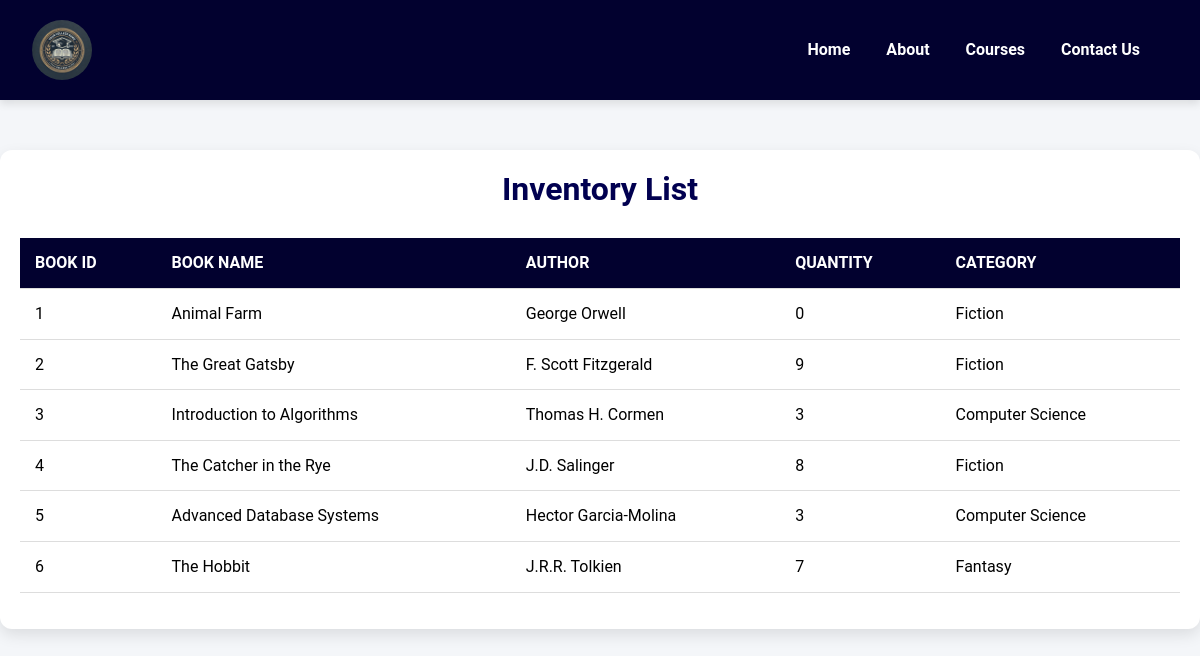
Screenshot of /show-inventory/ with the database file from the repository.
### dbms/models.py (models this page shows, shortened)
class LibraryInventory(models.Model):
    id = models.AutoField(primary_key=True)
    book_name = models.CharField(max_length=255)
    author = models.CharField(max_length=255)
    quantity = models.IntegerField()
    category = models.CharField(max_length=255)

### dbms/views.py (the view)
# urls.py: path('show-inventory/', show_inventory, name='show_inventory'),
def show_inventory(request):
    inventory = LibraryInventory.objects.all()  # Fetch all inventory entries
    context = {
        'inventory': inventory,
    }
    return render(request, 'show_inventory.html', context)

### templates/show_inventory.html (shortened to what this page needs)
{%load static%}
<!DOCTYPE html>
<html lang="en">
<head>
    <link rel="stylesheet" href="https://cdn.jsdelivr.net/npm/bootstrap@5.3.3/dist/css/bootstrap.min.css" />
    <link rel="stylesheet" href="https://cdn.jsdelivr.net/npm/bootstrap@5.3.3/dist/css/bootstrap.min.css" />
    <link rel="stylesheet" href="{% static 'lib.css' %}" />
</head>
<body>
    <nav class="navbar navbar-expand-lg">
        <div class="container-fluid">
            <a class="navbar-brand" href="#">
                <img src="{% static 'images/logo.png' %}" alt="College Logo" />
            </a>
            <div class="collapse navbar-collapse" id="navbarNav">
                <ul class="navbar-nav ms-auto">
                    <li class="nav-item">
                        <a class="nav-link" href="{% url 'home' %}"> <b>Home</b></a>
                    </li>
                    <li class="nav-item">
                        <a class="nav-link" href="{% url 'about' %}"> <b>About</b></a>
                    </li>
                    <li class="nav-item">
                        <a class="nav-link" href="{% url 'show_courses' %}"> <b>Courses</b></a>
                    </li>
                    <li class="nav-item">
                        <a class="nav-link" href="{% url 'contact' %}"> <b>Contact Us</b></a>
                    </li>
                </ul>
            </div>
        </div>
    </nav>
    <div class="container">
        <h2>Inventory List</h2>
        <table class="table">
            <thead>
                <tr>
                    <th>Book ID</th>
                    <th>Book Name</th>
                    <th>Author</th>
                    <th>Quantity</th>
                    <th>Category</th>
                </tr>
            </thead>
            <tbody>
                {% for book in inventory %}
                <tr>
                    <td>{{ book.id }}</td>
                    <td>{{ book.book_name }}</td>
                    <td>{{ book.author }}</td>
                    <td>{{ book.quantity }}</td>
                    <td>{{ book.category }}</td>
                </tr>
                {% endfor %}
            </tbody>
        </table>
    </div>
</body>
</html>

### dbms/static/lib.css (style rules this page uses)
*, *::before, *::after { box-sizing: border-box; margin: 0; padding: 0; }
body { background-color: #f4f6f9; font-family: "Roboto", sans-serif; color: #333; line-height: 1.6; font-size: 16px; }
.navbar { background-color: #02012f; padding: 15px 20px; box-shadow: 0 4px 8px rgba(0, 0, 0, 0.1); }
.navbar-brand { display: flex; align-items: center; }
.navbar-brand img { height: 60px; border-radius: 50%; margin-right: 10px; }
.nav-link { color: #ffffff !important; margin-right: 20px; font-size: 1rem; font-weight: 500; transition: color 0.3s ease; }

### templates/show_inventory.html (style rules this page uses)
.container { max-width: 1200px; margin: 50px auto; padding: 20px; background-color: #ffffff; border-radius: 12px; box-shadow: 0 6px 15px rgba(0, 0, 0, 0.1); }
body { font-family: "Roboto", sans-serif; }
.table { width: 100%; border-collapse: collapse; margin-top: 20px; text-align: left; background-color: #f4f6f9; }
.table th, .table td { padding: 12px 15px; border-bottom: 1px solid #ddd; }
.table th { background-color: #02012f; color: #ffffff; font-weight: 700; text-transform: uppercase; }
.table tbody tr:nth-child(even) { background-color: #f9f9f9; }
h2 { text-align: center; color: #010050; font-size: 2rem; margin-bottom: 30px; font-weight: 600; }

### rows the page displays
LibraryInventory: id "1", book_name "Animal Farm", author "George Orwell", quantity "0", category "Fiction"
LibraryInventory: id "2", book_name "The Great Gatsby", author "F. Scott Fitzgerald", quantity "9", category "Fiction"
LibraryInventory: id "3", book_name "Introduction to Algorithms", author "Thomas H. Cormen", quantity "3", category "Computer Science"
LibraryInventory: id "4", book_name "The Catcher in the Rye", author "J.D. Salinger", quantity "8", category "Fiction"
LibraryInventory: id "5", book_name "Advanced Database Systems", author "Hector Garcia-Molina", quantity "3", category "Computer Science"
LibraryInventory: id "6", book_name "The Hobbit", author "J.R.R. Tolkien", quantity "7", category "Fantasy"
